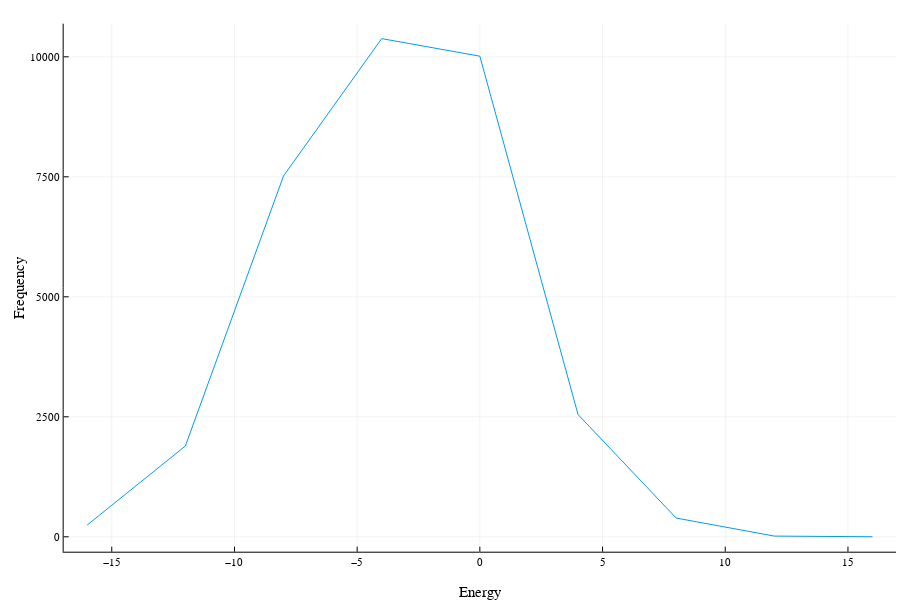

The code cell stored with this chart in its notebook:
### Code cell
let
    n = cutoff_idx
    Edicts = Dict.(pairs.(MHData2.marginal_energy_histograms[1:n]))
    Erange = -16:4:16
    f(E) = ρ(E, MHData2, Edicts, n)
    plot(Erange, f.(Erange), xlabel = "Energy", ylabel = "Frequency")
end

### Figure 1 — Plotly figure (JSON) as saved in the notebook; plotly's stock layout.template omitted (floating-point values rounded to 4 significant figures)
{"data": [{"colorbar": {"len": 0.9429, "title": "", "x": 0.9956, "y": 0.522}, "legendgroup": "", "line": {"color": "rgba(0, 154, 250, 1.000)", "dash": "solid", "shape": "linear", "width": 1}, "mode": "lines", "name": "", "showlegend": false, "type": "scatter", "x": [-16, -12, -8, -4, 0, 4, 8, 12, 16], "xaxis": "x", "y": [245.9, 1892.0, 7519.0, 10380.0, 10010.0, 2548.0, 390.5, 14.88, 1.044], "yaxis": "y"}], "layout": {"annotations": [], "height": 600, "legend": {"bgcolor": "rgba(255, 255, 255, 1.000)", "bordercolor": "rgba(0, 0, 0, 1.000)", "borderwidth": 1, "font": {"color": "rgba(0, 0, 0, 1.000)", "family": "Computer Modern", "size": 11}, "title": {"font": {"color": "rgba(0, 0, 0, 1.000)", "family": "Computer Modern", "size": 15}, "text": ""}, "tracegroupgap": 0, "traceorder": "normal", "x": 1, "xanchor": "auto", "y": 1, "yanchor": "auto"}, "margin": {"b": 20, "l": 0, "r": 0, "t": 20}, "paper_bgcolor": "rgba(255, 255, 255, 1.000)", "plot_bgcolor": "rgba(255, 255, 255, 1.000)", "showlegend": true, "width": 900, "xaxis": {"anchor": "y", "domain": [0.07073, 0.9956], "gridcolor": "rgba(0, 0, 0, 0.100)", "gridwidth": 0.5, "linecolor": "rgba(0, 0, 0, 1.000)", "mirror": false, "range": [-16.96, 16.96], "showgrid": true, "showline": true, "showticklabels": true, "tickangle": 0, "tickcolor": "rgb(0, 0, 0)", "tickfont": {"color": "rgba(0, 0, 0, 1.000)", "family": "Computer Modern", "size": 11}, "tickmode": "array", "ticks": "inside", "ticktext": ["−15", "−10", "−5", "0", "5", "10", "15"], "tickvals": [-15, -10, -5, 0, 5, 10, 15], "title": "Energy", "titlefont": {"color": "rgba(0, 0, 0, 1.000)", "family": "Computer Modern", "size": 15}, "type": "-", "visible": true, "zeroline": false, "zerolinecolor": "rgba(0, 0, 0, 1.000)"}, "yaxis": {"anchor": "x", "domain": [0.05054, 0.9934], "gridcolor": "rgba(0, 0, 0, 0.100)", "gridwidth": 0.5, "linecolor": "rgba(0, 0, 0, 1.000)", "mirror": false, "range": [-310.3, 10690.0], "showgrid": true, "showline": true, "showticklabels": true, "tickangle": 0, "tickcolor": "rgb(0, 0, 0)", "tickfont": {"color": "rgba(0, 0, 0, 1.000)", "family": "Computer Modern", "size": 11}, "tickmode": "array", "ticks": "inside", "ticktext": ["0", "2500", "5000", "7500", "10000"], "tickvals": [0, 2500, 5000, 7500, 10000], "title": "Frequency", "titlefont": {"color": "rgba(0, 0, 0, 1.000)", "family": "Computer Modern", "size": 15}, "type": "-", "visible": true, "zeroline": false, "zerolinecolor": "rgba(0, 0, 0, 1.000)"}}}
